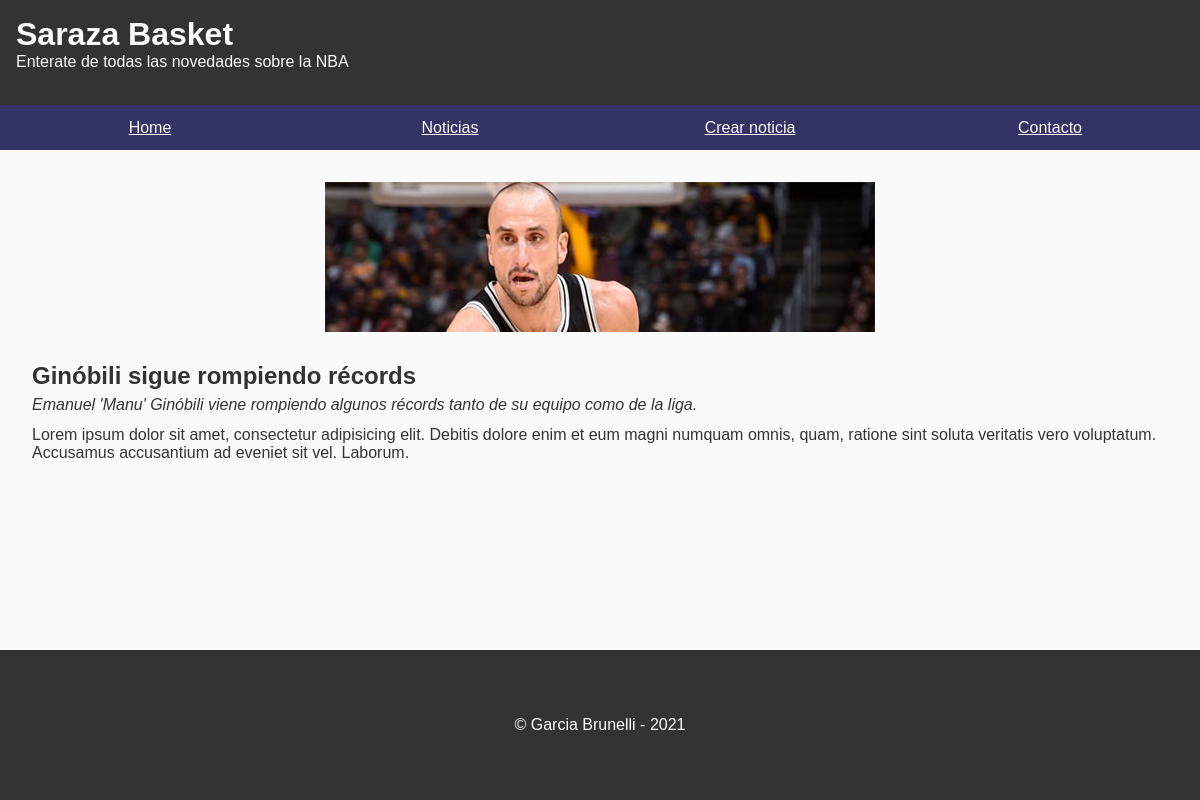
The page /index.php?s=noticias-leer&id=1 on the database its author committed.
### tables this page shows
CREATE TABLE `noticias` (
  `noticia_id` int(10) UNSIGNED NOT NULL,
  `usuario_id` int(10) UNSIGNED NOT NULL,
  `seccion_id` tinyint(3) UNSIGNED NOT NULL DEFAULT 1,
  `titulo` varchar(120) NOT NULL,
  `sinopsis` text NOT NULL,
  `texto` mediumtext NOT NULL,
  `fecha` datetime NOT NULL,
  `imagen` varchar(255) DEFAULT NULL,
  `imagen_descripcion` varchar(255) DEFAULT NULL
);

### bootstrap/autoload.php (called while the page is built, shortened)
<?php
spl_autoload_register(function($className) {
    $filepath = __DIR__ . '/../classes/' . $className . ".php";
});

### classes/NoticiasRepository.php (called while the page is built, shortened)
<?php
class NoticiasRepository
{
    private $db;
    public function __construct(PDO $db)
    {
        $this->db = $db;
    }
    public function getById(int $id, $loadRelations = false): Noticia {
        $query = "SELECT * FROM noticias
            WHERE noticia_id = ?";
        $stmt = $this->db->prepare($query);
        $stmt->execute([$id]);
        $stmt->setFetchMode(PDO::FETCH_CLASS, 'Noticia');
        $news = $stmt->fetch();
        return $news;
    }
}

### classes/Noticia.php (called while the page is built, shortened)
<?php
class Noticia
{
    protected $titulo;
    protected $sinopsis;
    protected $texto;
    protected $imagen;
    protected $imagen_descripcion;
    public function getTitulo(): string
    {
        return $this->titulo;
    }
    public function getSinopsis(): string
    {
        return $this->sinopsis;
    }
    public function getTexto(): string
    {
        return $this->texto;
    }
    public function getImagen(): ?string
    {
        return $this->imagen;
    }
    public function getImagenDescripcion(): string
    {
        return $this->imagen_descripcion;
    }
}

### secciones/noticias-leer.php (the view)
<?php
$id = (int) $_GET['id'];
$repo = new NoticiasRepository($db);
$noticia = $repo->getById($id);
?>
<section class="container-flex">
    <article class="noticias noticias-item">
        <div class="noticias-item_content">
            <h2><?= $noticia->getTitulo();?></h2>
            <p><?= $noticia->getSinopsis();?></p>
        </div>
        <picture class="noticias-item_imagen">
            <source srcset="<?= RUTA_CARPETA_IMAGENES . "/big-" . $noticia->getImagen();?>" media="all and (min-width: 46.875em)">
            <img src="<?= RUTA_CARPETA_IMAGENES . "/" . $noticia->getImagen();?>" alt="<?= $noticia->getImagenDescripcion();?>">
        </picture>
        <div class="noticias-item_texto">
            <?= $noticia->getTexto();?>
        </div>
    </article>
</section>

### css/estilos-v2.css (style rules this page uses)
:root { --bg-nav: #336; --bg-footer: #333; --color-alert: #c00; --msg-error-text: #900; --msg-info-bg: #00a; --msg-info-text: #aaf; --msg-success-bg: #060; --msg-success-text: #cfc; }
* { margin: 0; padding: 0; -webkit-box-sizing: border-box; -moz-box-sizing: border-box; box-sizing: border-box; }
html { height: 100%; }
body { font-family: Verdana, Arial, sans-serif; display: grid; min-height: 100%; grid-template-columns: 100%; grid-template-rows: 105px 90px 1fr 150px; }
img { max-width: 100%; }
p { margin-bottom: .75rem; }
.container-flex { display: flex; flex-wrap: wrap; }
h2, h3 { margin: .75em 0; }
.noticias, .noticias-home { display: flex; flex-wrap: wrap; padding: 1em 1em 3em; }
.noticias > div, .noticias-home > div { width: 100%; }
.noticias h2, .noticias-home h2 { margin-bottom: .25em; }
.noticias-item { color: #333; text-decoration: none; display: flex; align-items: center; margin: 0 0 2em 0; }
.noticias-item_imagen { margin-right: 1em; width: 100px; order: -1; }
.noticias-item_content { flex: 1 1 0; }
.noticias-item_content p { font-style: italic; }
@media all and (min-width: 41.25em) { body { grid-template-rows: 105px 45px 1fr 150px; } }
@media all and (min-width: 46.875em) { .noticias-item { margin: 1em; flex-wrap: wrap; } }
@media all and (min-width: 46.875em) { .noticias-item_content { flex: 1 1 auto; } }
@media all and (min-width: 46.875em) { .noticias-item_imagen { width: auto; margin: auto; margin-bottom: .5rem; } }
@media all and (min-width: 68.75em) { .container-flex { align-items: flex-start; } }
@media all and (min-width: 68.75em) { .noticias-item_imagen { margin: auto; margin-bottom: .5rem; } }

### rows shown on the page
noticias: titulo "Ginóbili sigue rompiendo récords", sinopsis "Emanuel 'Manu' Ginóbili viene rompiendo algunos récords tanto de su equipo como de la liga.", imagen (picture), texto "Lorem ipsum dolor sit amet, consectetur adipisicing elit. Debitis dolore enim et eum magni numquam omnis, quam, ratione sint soluta veritatis vero voluptatum. Accusamus accusantium ad eveniet sit vel. Laborum."
